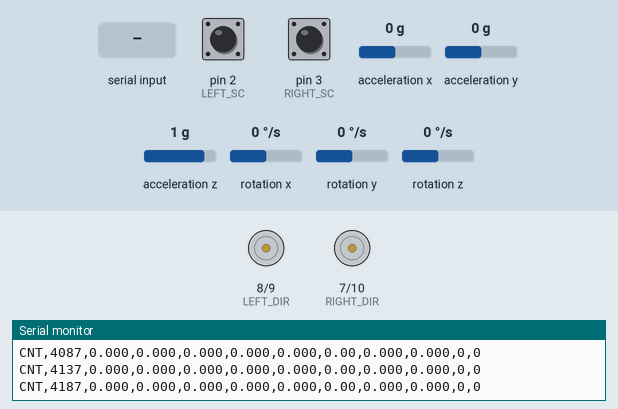
This sketch was run on a simulated Arduino Uno, built with avr-gcc and run on an emulated ATmega328P. Shown: direction and speed pins drawn as motors (green arrow = direction pin HIGH = forward, orange = LOW = backward, longer = more drive), the last lines printed to the serial monitor. The test bench sets the inputs (shaded band); at power-on: rotation z 0 °/s, pin 2 (LEFT_SC) HIGH, pin 3 (RIGHT_SC) HIGH, acceleration x 0 g, acceleration y 0 g, acceleration z 1 g, rotation x 0 °/s, rotation y 0 °/s.

Above: at 4.2 s.
4.3 s: "F90\n" received over Serial
At 5.8 s:
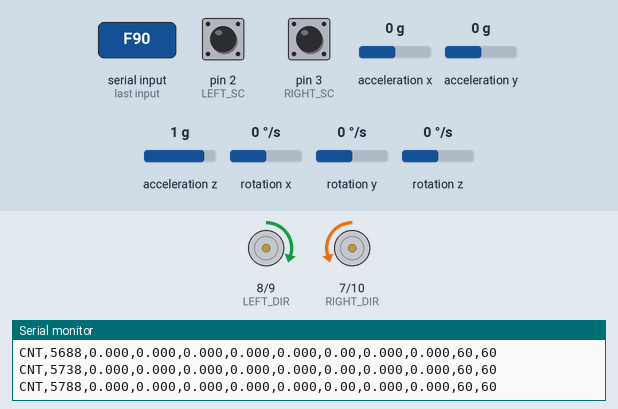
7.3 s: rotation z set to -192 °/s
At 9.8 s:
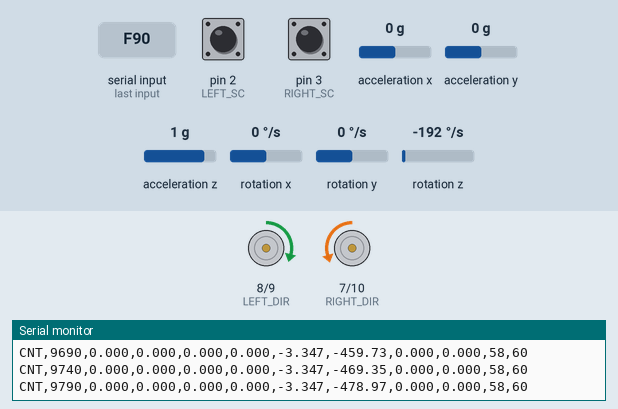
10.3 s: pin 2 (LEFT_SC) pulled LOW for 1 s
14.3 s: "s\n" received over Serial
At 15.7 s:
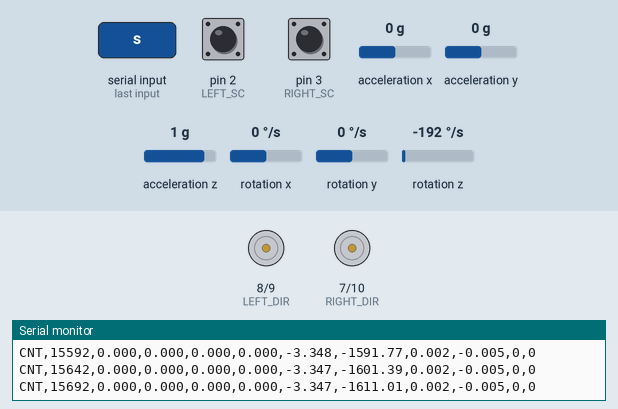
Timing chart, 0 to 17.3 s (numbered marks = the images above; inputs shaded):
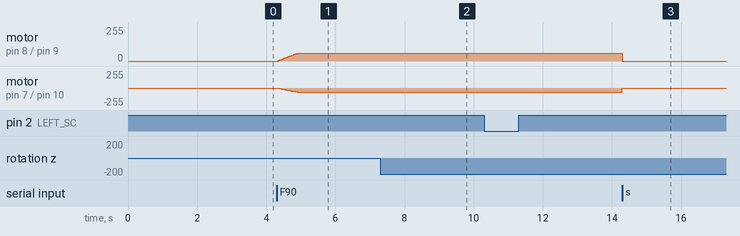

Measured:
- after the input at 4.3 s, motor on pin 8 (LEFT_DIR) / pin 9 (LEFT_PWM): moves from stopped to forward 60/255 over 0.55 s, starting at once; motor on pin 7 (RIGHT_DIR) / pin 10 (RIGHT_PWM): moves from stopped to backward 60/255 over 0.55 s, starting at once
- after the input at 7.3 s, motor on pin 8 (LEFT_DIR) / pin 9 (LEFT_PWM): alternates forward 60/255 for 0.90 s and forward 58/255 for 0.95 s, starting at once
- after the input at 14.3 s, motor on pin 7 (RIGHT_DIR) / pin 10 (RIGHT_PWM): backward 60/255 → stopped at once

The sketch:

diff_drive_arduino.ino
```cpp
#include <MPU6050_tockn.h>
#include <Wire.h>

#define LEFT_PWM      9
#define LEFT_DIR      8
#define LEFT_SC       2

#define RIGHT_PWM     10
#define RIGHT_DIR     7
#define RIGHT_SC      3

#define MAX_PWM        60
#define LEFT_FORWARD   HIGH
#define RIGHT_FORWARD  LOW
#define WHEEL_DIAMETER_M  0.165f
#define PULSES_PER_REV    45
#define METERS_PER_PULSE  (PI * WHEEL_DIAMETER_M / PULSES_PER_REV)

// Robot dimensions
#define WHEELBASE_M  0.52f

// ─── MPU6050 FILTER AND DEADZONE SETTINGS ──────────────────────────────────

#define HEADING_DEADZONE_DEG  0.3f
#define TURN_RATE_DEADZONE    0.015f
#define YAW_FILTER_ALPHA  0.92f
#define RATE_FILTER_ALPHA  0.5f

// MPU6050 object
MPU6050 mpu6050(Wire);

// ─── PID GAINS ──────────────────────────────────────────────────────────────

#define KP_HEADING 1.2
#define KI_HEADING 0.01
#define KD_HEADING 0.08

#define KP_TURN_RATE 1.8
#define KI_TURN_RATE 0.03
#define KD_TURN_RATE 0.08

#define KP_LEFT  1.8
#define KI_LEFT  0.02
#define KD_LEFT  0.15

#define KP_RIGHT 2.5
#define KI_RIGHT 0.03
#define KD_RIGHT 0.20

// ─── MOTOR CHARACTERIZATION ──────────────────────────────────────────────────

#define LEFT_FWD_SLOPE     0.0209f
#define LEFT_FWD_INTERCEPT -0.0167f
#define LEFT_REV_SLOPE     0.0209f
#define LEFT_REV_INTERCEPT -0.0167f

#define RIGHT_FWD_SLOPE    0.0209f
#define RIGHT_FWD_INTERCEPT -0.0167f
#define RIGHT_REV_SLOPE    0.0209f
#define RIGHT_REV_INTERCEPT -0.0167f

#define RIGHT_FWD_COMP  1.30f
#define LEFT_REV_COMP   1.30f

#define LEFT_DEADZONE 10
#define RIGHT_DEADZONE 10

#define CONTROL_INTERVAL 50
#define SAMPLE_TIME 0.05

volatile unsigned long debounceUS = 1000UL;

// ─── ENCODER VARIABLES ──────────────────────────────────────────────────────

volatile long          leftPulses  = 0;
volatile unsigned long lastLeftUS  = 0;
volatile bool          leftFwd     = true;

volatile long          rightPulses  = 0;
volatile unsigned long lastRightUS  = 0;
volatile bool          rightFwd     = true;

int leftCurrentPWM = 0;
int rightCurrentPWM = 0;

float targetLeftSpeed = 0.0;
float targetRightSpeed = 0.0;
float currentLeftSpeed = 0.0;
float currentRightSpeed = 0.0;

float leftIntegral = 0;
float rightIntegral = 0;
float leftPrevError = 0;
float rightPrevError = 0;

float filteredLeftSpeed = 0;
float filteredRightSpeed = 0;

unsigned long lastControlTime = 0;

float targetLinearVelocity = 0.0;
float targetAngularVelocity = 0.0;

float leftFeedforward = 0;
float rightFeedforward = 0;
float leftPidCorrection = 0;
float rightPidCorrection = 0;

// ─── HEADING CONTROL ──────────────────────────────────────────────────────

float headingIntegral = 0;
float headingPrevError = 0;
float targetYaw = 0;
bool headingInitialized = false;
float currentYaw = 0;
float filteredYaw = 0;

// ─── TURN RATE CONTROL ──────────────────────────────────────────────────────

float turnRateIntegral = 0;
float turnRatePrevError = 0;
float actualAngularVelocity = 0;
float filteredAngularVelocity = 0;
float previousYaw = 0;
unsigned long lastYawTime = 0;
bool turnRateControlActive = false;

unsigned long lastIMUUpdate = 0;

// ─── ODOMETRY ──────────────────────────────────────────────────────────────

// Position in meters
float odomX = 0.0;
float odomY = 0.0;
float odomYaw = 0.0;

// Previous odometry values for delta calculation
float prevOdomX = 0.0;
float prevOdomY = 0.0;
float prevOdomYaw = 0.0;

// Distance traveled
float totalDistance = 0.0;

// ─── SOFT DEADZONE ──────────────────────────────────────────────────────────

float softDeadzone(float error, float threshold) {
  if (abs(error) < threshold) {
    return error * (abs(error) / threshold);
  }
  return error;
}

// ─── EXPONENTIAL MOVING AVERAGE ────────────────────────────────────────────

float expMovingAverage(float newValue, float prevValue, float alpha) {
  return alpha * newValue + (1.0f - alpha) * prevValue;
}

// ─── ODOMETRY UPDATE ────────────────────────────────────────────────────────

void updateOdometry(float dt) {
  // Calculate robot velocity in robot frame
  float v = (currentLeftSpeed + currentRightSpeed) / 2.0f;
  float w = (currentRightSpeed - currentLeftSpeed) / WHEELBASE_M;

  // Use IMU for heading when available, otherwise use wheel odometry
  if (headingInitialized) {
    odomYaw = filteredYaw * (PI / 180.0);  // Convert degrees to radians
  } else {
    // Fallback to wheel odometry heading
    static float wheelYaw = 0;
    wheelYaw += w * dt;
    odomYaw = wheelYaw;
  }

  // Update position using kinematic equations
  // Using the average of current and previous velocity for better accuracy
  float deltaX = v * cos(odomYaw) * dt;
  float deltaY = v * sin(odomYaw) * dt;

  odomX += deltaX;
  odomY += deltaY;

  // Update total distance
  totalDistance += abs(v) * dt;

  // Store previous values for delta calculation
  prevOdomX = odomX;
  prevOdomY = odomY;
  prevOdomYaw = odomYaw;
}

// ─── MPU6050 Functions ──────────────────────────────────────────────────────

void initMPU6050() {
  Wire.begin();
  mpu6050.begin();
  mpu6050.calcGyroOffsets(true);

  Serial.println("# MPU6050 Initialized and Calibrated!");

  mpu6050.update();
  currentYaw = mpu6050.getAngleZ();
  filteredYaw = currentYaw;
  targetYaw = currentYaw;
  previousYaw = currentYaw;
  lastYawTime = micros();
  headingInitialized = true;

  // Initialize odometry
  odomX = 0.0;
  odomY = 0.0;
  odomYaw = filteredYaw * (PI / 180.0);
}

void updateIMU() {
  mpu6050.update();
  currentYaw = mpu6050.getAngleZ();

  unsigned long now = micros();
  float dt = (now - lastYawTime) / 1000000.0f;
  if (dt > 0.001 && dt < 0.1) {
    float yawDelta = currentYaw - previousYaw;
    while (yawDelta > 180) yawDelta -= 360;
    while (yawDelta < -180) yawDelta += 360;
    float rawRate = yawDelta / dt * (PI / 180.0);

    filteredAngularVelocity = expMovingAverage(rawRate, filteredAngularVelocity, RATE_FILTER_ALPHA);
    filteredYaw = expMovingAverage(currentYaw, filteredYaw, YAW_FILTER_ALPHA);
  }
  previousYaw = currentYaw;
  lastYawTime = now;
}

// ─── Heading PID ────────────────────────────────────────────────────────────

float computeHeadingPID(float target, float current, float dt) {
  float error = target - current;

  while (error > 180) error -= 360;
  while (error < -180) error += 360;

  error = softDeadzone(error, HEADING_DEADZONE_DEG);

  headingIntegral += error * dt;
  headingIntegral = constrain(headingIntegral, -5.0, 5.0);

  float derivative = (error - headingPrevError) / dt;
  float output = KP_HEADING * error + KI_HEADING * headingIntegral + KD_HEADING * derivative;

  headingPrevError = error;

  return constrain(output, -0.2, 0.2);
}

// ─── Turn Rate PID ──────────────────────────────────────────────────────────

float computeTurnRatePID(float target, float current, float dt) {
  float error = target - current;

  error = softDeadzone(error, TURN_RATE_DEADZONE);

  turnRateIntegral += error * dt;
  turnRateIntegral = constrain(turnRateIntegral, -0.5, 0.5);

  float derivative = (error - turnRatePrevError) / dt;
  float output = KP_TURN_RATE * error + KI_TURN_RATE * turnRateIntegral + KD_TURN_RATE * derivative;

  turnRatePrevError = error;

  return constrain(output, -1.0, 1.0);
}

// ─── Motor Functions ────────────────────────────────────────────────────────

void leftISR() {
  unsigned long now = micros();
  if (now - lastLeftUS >= debounceUS) {
    lastLeftUS = now;
    leftPulses += leftFwd ? 1 : -1;
  }
}

void rightISR() {
  unsigned long now = micros();
  if (now - lastRightUS >= debounceUS) {
    lastRightUS = now;
    rightPulses += rightFwd ? 1 : -1;
  }
}

void setLeftDir(bool fwd) {
  leftFwd = fwd;
  digitalWrite(LEFT_DIR, fwd ? LEFT_FORWARD : !LEFT_FORWARD);
}

void setRightDir(bool fwd) {
  rightFwd = fwd;
  digitalWrite(RIGHT_DIR, fwd ? RIGHT_FORWARD : !RIGHT_FORWARD);
}

void setLeftPWM(int pwm) {
  leftCurrentPWM = constrain(abs(pwm), 0, MAX_PWM);
  analogWrite(LEFT_PWM, leftCurrentPWM);
}

void setRightPWM(int pwm) {
  rightCurrentPWM = constrain(abs(pwm), 0, MAX_PWM);
  analogWrite(RIGHT_PWM, rightCurrentPWM);
}

void stopMotors() {
  analogWrite(LEFT_PWM, 0);
  analogWrite(RIGHT_PWM, 0);
  leftCurrentPWM = 0;
  rightCurrentPWM = 0;
  filteredLeftSpeed = 0;
  filteredRightSpeed = 0;
  targetLinearVelocity = 0;
  targetAngularVelocity = 0;
  targetLeftSpeed = 0;
  targetRightSpeed = 0;

  leftIntegral = 0;
  rightIntegral = 0;
  leftPrevError = 0;
  rightPrevError = 0;
  headingIntegral = 0;
  headingPrevError = 0;
  turnRateIntegral = 0;
  turnRatePrevError = 0;
  turnRateControlActive = false;
}

// ─── Speed to PWM ──────────────────────────────────────────────────────────

float speedToPWM(float speed, bool isLeft) {
  float pwm;

  if (isLeft) {
    if (speed >= 0) {
      pwm = (speed - LEFT_FWD_INTERCEPT) / LEFT_FWD_SLOPE;
    } else {
      float absSpeed = -speed;
      pwm = (absSpeed - LEFT_REV_INTERCEPT) / LEFT_REV_SLOPE;
      pwm *= LEFT_REV_COMP;
      pwm = -pwm;
    }
  } else {
    if (speed >= 0) {
      pwm = (speed - RIGHT_FWD_INTERCEPT) / RIGHT_FWD_SLOPE;
      pwm *= RIGHT_FWD_COMP;
    } else {
      float absSpeed = -speed;
      pwm = (absSpeed - RIGHT_REV_INTERCEPT) / RIGHT_REV_SLOPE;
      pwm = -pwm;
    }
  }

  if (speed > 0.01) {
    if (isLeft) {
      pwm = max(pwm, (float)LEFT_DEADZONE);
    } else {
      pwm = max(pwm, (float)RIGHT_DEADZONE);
    }
  } else if (speed < -0.01) {
    if (isLeft) {
      pwm = min(pwm, -(float)LEFT_DEADZONE);
    } else {
      pwm = min(pwm, -(float)RIGHT_DEADZONE);
    }
  } else {
    pwm = 0;
  }

  return constrain(pwm, -MAX_PWM, MAX_PWM);
}

// ─── Motor Speed PID ────────────────────────────────────────────────────────

float computePID_Left(float target, float current, float dt) {
  float error = target - current;

  if (abs(error) < 0.5) {
    leftIntegral += error * dt;
  }
  leftIntegral = constrain(leftIntegral, -MAX_PWM * 0.2, MAX_PWM * 0.2);

  float derivative = (error - leftPrevError) / dt;
  float output = KP_LEFT * error + KI_LEFT * leftIntegral + KD_LEFT * derivative;

  leftPrevError = error;
  return output;
}

float computePID_Right(float target, float current, float dt) {
  float error = target - current;

  if (abs(error) < 0.5) {
    rightIntegral += error * dt;
  }
  rightIntegral = constrain(rightIntegral, -MAX_PWM * 0.2, MAX_PWM * 0.2);

  float derivative = (error - rightPrevError) / dt;
  float output = KP_RIGHT * error + KI_RIGHT * rightIntegral + KD_RIGHT * derivative;

  rightPrevError = error;
  return output;
}

// ─── Main Motor Update ──────────────────────────────────────────────────────

void updateMotorSpeeds() {
  unsigned long now = micros();
  static unsigned long lastUpdateUS = 0;
  float dt = (now - lastUpdateUS) / 1000000.0f;
  lastUpdateUS = now;

  if (dt > 0.1) dt = 0.1;
  if (dt < 0.001) dt = 0.001;

  noInterrupts();
  long lp = leftPulses;
  long rp = rightPulses;
  interrupts();

  static long lastLeftSnap = 0;
  static long lastRightSnap = 0;

  float rawLeftSpeed = (lp - lastLeftSnap) * METERS_PER_PULSE / dt;
  float rawRightSpeed = (rp - lastRightSnap) * METERS_PER_PULSE / dt;

  lastLeftSnap = lp;
  lastRightSnap = rp;

  float alpha = 0.3;
  filteredLeftSpeed = alpha * rawLeftSpeed + (1 - alpha) * filteredLeftSpeed;
  filteredRightSpeed = alpha * rawRightSpeed + (1 - alpha) * filteredRightSpeed;

  currentLeftSpeed = filteredLeftSpeed;
  currentRightSpeed = filteredRightSpeed;

  // Update odometry
  updateOdometry(dt);

  // Update IMU at ~100Hz
  if (millis() - lastIMUUpdate > 10) {
    updateIMU();
    lastIMUUpdate = millis();
  }

  // Determine what correction to apply
  float headingCorrection = 0;
  float turnRateCorrection = 0;

  if (headingInitialized && abs(targetLinearVelocity) > 0.02 && abs(targetAngularVelocity) < 0.01) {
    headingCorrection = computeHeadingPID(targetYaw, filteredYaw, dt);
    turnRateControlActive = false;
  }

  if (abs(targetAngularVelocity) > 0.01) {
    turnRateControlActive = true;
    turnRateCorrection = computeTurnRatePID(targetAngularVelocity, filteredAngularVelocity, dt);
  } else {
    turnRateControlActive = false;
  }

  float effectiveOmega = targetAngularVelocity + headingCorrection * 0.8 + turnRateCorrection * 0.8;

  float vL = targetLinearVelocity - (effectiveOmega * WHEELBASE_M) / 2.0f;
  float vR = targetLinearVelocity + (effectiveOmega * WHEELBASE_M) / 2.0f;

  targetLeftSpeed = vL;
  targetRightSpeed = vR;

  setLeftDir(vL >= 0);
  setRightDir(vR >= 0);

  leftFeedforward = speedToPWM(targetLeftSpeed, true);
  rightFeedforward = speedToPWM(targetRightSpeed, false);

  leftPidCorrection = computePID_Left(targetLeftSpeed, currentLeftSpeed, dt);
  rightPidCorrection = computePID_Right(targetRightSpeed, currentRightSpeed, dt);

  float leftOutput = leftFeedforward + leftPidCorrection;
  float rightOutput = rightFeedforward + rightPidCorrection;

  static int prevLeftPWM = 0;
  static int prevRightPWM = 0;

  if (targetLeftSpeed != 0 || targetRightSpeed != 0) {
    int leftPWM = constrain(abs(leftOutput), 0, MAX_PWM);
    int rightPWM = constrain(abs(rightOutput), 0, MAX_PWM);

    int maxChange = 5;
    leftPWM = constrain(leftPWM, prevLeftPWM - maxChange, prevLeftPWM + maxChange);
    rightPWM = constrain(rightPWM, prevRightPWM - maxChange, prevRightPWM + maxChange);

    prevLeftPWM = leftPWM;
    prevRightPWM = rightPWM;

    setLeftPWM(leftPWM);
    setRightPWM(rightPWM);
  } else {
    setLeftPWM(0);
    setRightPWM(0);
    prevLeftPWM = 0;
    prevRightPWM = 0;
  }
}

// ─── Setup ──────────────────────────────────────────────────────────────────

void setup() {
  Serial.begin(115200);

  pinMode(LEFT_DIR,  OUTPUT);
  pinMode(LEFT_PWM,  OUTPUT);
  pinMode(LEFT_SC,  INPUT_PULLUP);
  pinMode(RIGHT_DIR,  OUTPUT);
  pinMode(RIGHT_PWM,  OUTPUT);
  pinMode(RIGHT_SC,  INPUT_PULLUP);

  attachInterrupt(digitalPinToInterrupt(LEFT_SC), leftISR, RISING);
  attachInterrupt(digitalPinToInterrupt(RIGHT_SC), rightISR, RISING);

  initMPU6050();

  setLeftDir(true);
  setRightDir(true);
  stopMotors();

  Serial.println("READY");
  Serial.println("# Commands:");
  Serial.println("#  F<speed>    - Forward with IMU correction");
  Serial.println("#  R<speed>    - Reverse with IMU correction");
  Serial.println("#  L<omega>    - Spin left with IMU rate control");
  Serial.println("#  B<omega>    - Spin right with IMU rate control");
  Serial.println("#  V<v>,<w>    - Arc turn with IMU rate control");
  Serial.println("#  C           - Calibrate IMU");
  Serial.println("#  s           - Stop");
  Serial.println("#  z           - Zero encoders and odometry");
  Serial.println("#  PING        - Check connection");
  Serial.println("# Output: CNT,time,vL,vR,linear,omega,actualOmega,yaw,x,y,leftPWM,rightPWM");
}

// ─── Main Loop ──────────────────────────────────────────────────────────────

void loop() {
  unsigned long now = millis();

  if (now - lastControlTime >= CONTROL_INTERVAL) {
    lastControlTime = now;
    updateMotorSpeeds();

    float actualOmega = (currentRightSpeed - currentLeftSpeed) / WHEELBASE_M;
    float actualLinear = (currentLeftSpeed + currentRightSpeed) / 2.0f;

    Serial.print("CNT,");
    Serial.print(now);
    Serial.print(',');
    Serial.print(currentLeftSpeed, 3);
    Serial.print(',');
    Serial.print(currentRightSpeed, 3);
    Serial.print(',');
    Serial.print(actualLinear, 3);
    Serial.print(',');
    Serial.print(actualOmega, 3);
    Serial.print(',');
    Serial.print(filteredAngularVelocity, 3);
    Serial.print(',');
    Serial.print(filteredYaw, 2);
    Serial.print(',');
    Serial.print(odomX, 3);
    Serial.print(',');
    Serial.print(odomY, 3);
    Serial.print(',');
    Serial.print(leftCurrentPWM);
    Serial.print(',');
    Serial.println(rightCurrentPWM);
  }

  if (Serial.available()) {
    String cmd = Serial.readStringUntil('\n');
    cmd.trim();
    if (cmd.length() == 0) return;

    if (cmd == "PING") {
      Serial.println("READY");

    } else if (cmd == "s" || cmd == "S") {
      stopMotors();
      Serial.println("# Stopped");

    } else if (cmd == "C" || cmd == "c") {
      Serial.println("# Calibrating IMU... Keep robot still!");
      mpu6050.calcGyroOffsets(true);
      mpu6050.update();
      currentYaw = mpu6050.getAngleZ();
      filteredYaw = currentYaw;
      targetYaw = currentYaw;
      previousYaw = currentYaw;
      headingIntegral = 0;
      headingPrevError = 0;
      turnRateIntegral = 0;
      turnRatePrevError = 0;
      odomYaw = filteredYaw * (PI / 180.0);
      Serial.println("# IMU Calibrated!");

    } else if (cmd == "z" || cmd == "Z") {
      noInterrupts();
      leftPulses = 0;
      rightPulses = 0;
      interrupts();
      // Reset odometry
      odomX = 0.0;
      odomY = 0.0;
      totalDistance = 0.0;
      Serial.println("# Counters and odometry zeroed");

    } else if (cmd.startsWith("F") || cmd.startsWith("f")) {
      float speed = cmd.substring(1).toFloat();
      speed = constrain(speed, 0.0, 1.2);
      targetLinearVelocity = speed;
      targetAngularVelocity = 0;

      if (headingInitialized) {
        targetYaw = filteredYaw;
        headingIntegral = 0;
        headingPrevError = 0;
      }
      turnRateIntegral = 0;
      turnRatePrevError = 0;

      leftIntegral = 0;
      rightIntegral = 0;
      leftPrevError = 0;
      rightPrevError = 0;
      Serial.print("# Forward v=");
      Serial.println(speed, 3);

    } else if (cmd.startsWith("R") || cmd.startsWith("r")) {
      float speed = cmd.substring(1).toFloat();
      speed = constrain(speed, 0.0, 1.2);
      targetLinearVelocity = -speed;
      targetAngularVelocity = 0;

      if (headingInitialized) {
        targetYaw = filteredYaw;
        headingIntegral = 0;
        headingPrevError = 0;
      }
      turnRateIntegral = 0;
      turnRatePrevError = 0;

      leftIntegral = 0;
      rightIntegral = 0;
      leftPrevError = 0;
      rightPrevError = 0;
      Serial.print("# Reverse v=");
      Serial.println(speed, 3);

    } else if (cmd.startsWith("L") || cmd.startsWith("l")) {
      float omega = cmd.substring(1).toFloat();
      omega = constrain(omega, 0.0, 2.0);
      targetLinearVelocity = 0;
      targetAngularVelocity = omega;
      turnRateIntegral = 0;
      turnRatePrevError = 0;
      leftIntegral = 0;
      rightIntegral = 0;
      leftPrevError = 0;
      rightPrevError = 0;
      Serial.print("# Spin left omega=");
      Serial.println(omega, 3);

    } else if (cmd.startsWith("B") || cmd.startsWith("b")) {
      float omega = cmd.substring(1).toFloat();
      omega = constrain(omega, 0.0, 2.0);
      targetLinearVelocity = 0;
      targetAngularVelocity = -omega;
      turnRateIntegral = 0;
      turnRatePrevError = 0;
      leftIntegral = 0;
      rightIntegral = 0;
      leftPrevError = 0;
      rightPrevError = 0;
      Serial.print("# Spin right omega=");
      Serial.println(omega, 3);

    } else if (cmd.startsWith("V") || cmd.startsWith("v")) {
      cmd = cmd.substring(1);
      int comma = cmd.indexOf(',');
      if (comma != -1) {
        float v = cmd.substring(0, comma).toFloat();
        float w = cmd.substring(comma + 1).toFloat();
        targetLinearVelocity = constrain(v, -1.2, 1.2);
        targetAngularVelocity = constrain(w, -2.0, 2.0);

        turnRateIntegral = 0;
        turnRatePrevError = 0;
        if (abs(v) > 0.01 && abs(w) < 0.01) {
          targetYaw = filteredYaw;
          headingIntegral = 0;
          headingPrevError = 0;
        }

        leftIntegral = 0;
        rightIntegral = 0;
        leftPrevError = 0;
        rightPrevError = 0;
        Serial.print("# Set v=");
        Serial.print(v, 3);
        Serial.print(", omega=");
        Serial.println(w, 3);
      }

    } else {
      Serial.print("# Unknown: ");
      Serial.println(cmd);
    }
  }
}
```
